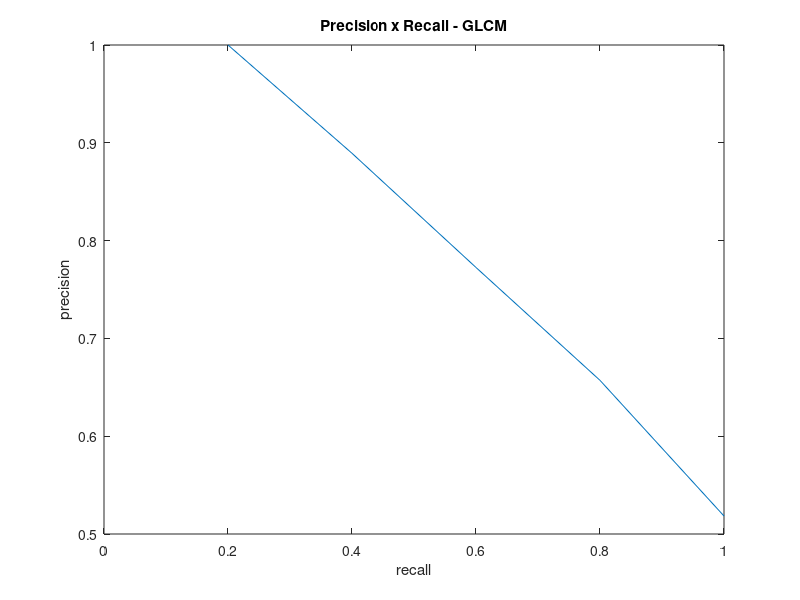

MATLAB code for this plot:

p1 = [1,0.882075650827714,0.788135059570052,0.682198668469427,0.529994755419413];
r1 = [0.200000000000000, 0.400000000000000, 0.600000000000000, 0.800000000000000, 1];

p2 = [1,0.882242475280133,0.777009780623070,0.640635548331982,0.523277976337457];
r2 = [0.200000000000000, 0.400000000000000, 0.600000000000000, 0.800000000000000, 1];

p3 = [1,0.887485082207494,0.772021845118071,0.651202239246649,0.514489931081873];
r3 = [0.200000000000000, 0.400000000000000, 0.600000000000000, 0.800000000000000, 1];

p4 = [1,0.885505570851870,0.770879467931291,0.668142940614173,0.517236246644242];
r4 = [0.200000000000000, 0.400000000000000, 0.600000000000000, 0.800000000000000, 1];

p5 = [1,0.899260600325339,0.780250306881145,0.679531681361415,0.550974208844856];
r5 = [0.200000000000000, 0.400000000000000, 0.600000000000000, 0.800000000000000, 1];

p6 = [1,0.893575926405256,0.768447790929462,0.656906798118923,0.515052582470213];
r6 = [0.200000000000000, 0.400000000000000, 0.600000000000000, 0.800000000000000, 1];

p7 = [1,0.894801097745745,0.786734227447496,0.661329937872522,0.521233544018673];
r7 = [0.200000000000000, 0.400000000000000, 0.600000000000000, 0.800000000000000, 1];

p8 = [1,0.905031994011035,0.779167536189691,0.651449388124727,0.526200541433088];
r8 = [0.200000000000000, 0.400000000000000, 0.600000000000000, 0.800000000000000, 1];

p9 = [1,0.884051071201805,0.743532975157382,0.634590840784609,0.474818673560606];
r9 = [0.200000000000000, 0.400000000000000, 0.600000000000000, 0.800000000000000, 1];

p10 = [1,0.878754893889253,0.759078630300955,0.645143578059785,0.510588832406699];
r10 = [0.200000000000000, 0.400000000000000, 0.600000000000000, 0.800000000000000, 1];

p = [p1;p2;p3;p4;p5;p6;p7;p8;p9;p10];
r = [r1;r2;r3;r4;r5;r6;r7;r8;r9;r10];

mP = mean(p); 
mR = mean(r);

plot(mR,mP);
% title('Precision x Recall - LBP');
title('Precision x Recall - GLCM');
% title('Precision x Recall - Complex Coordinates');
ylabel('precision'); 
xlabel('recall');
area = trapz(mR, mP);
